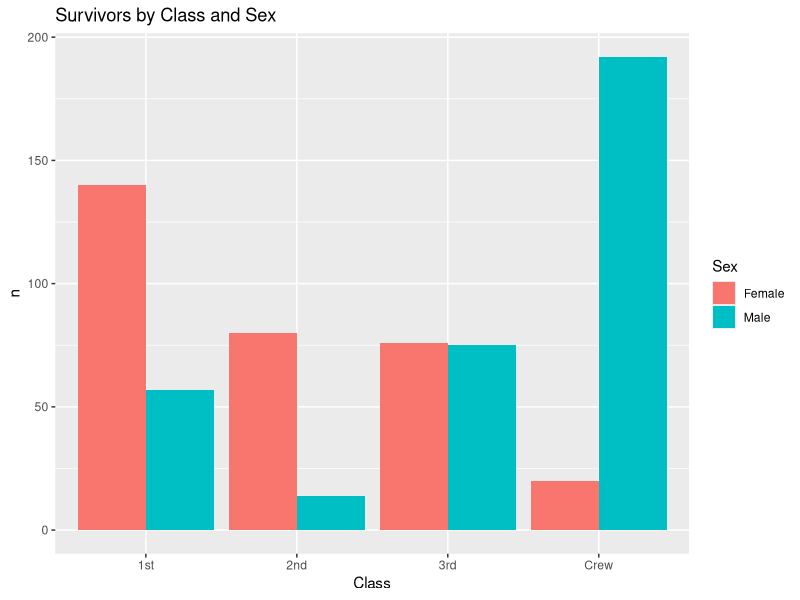
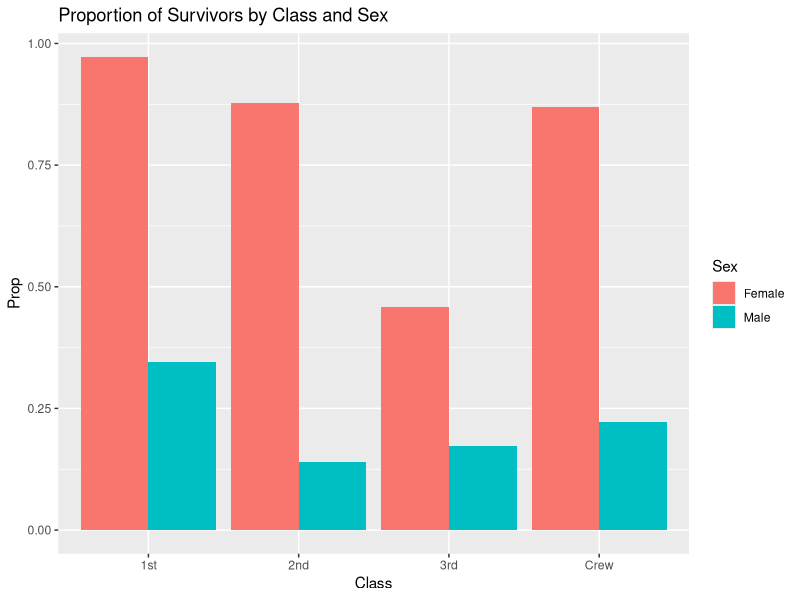
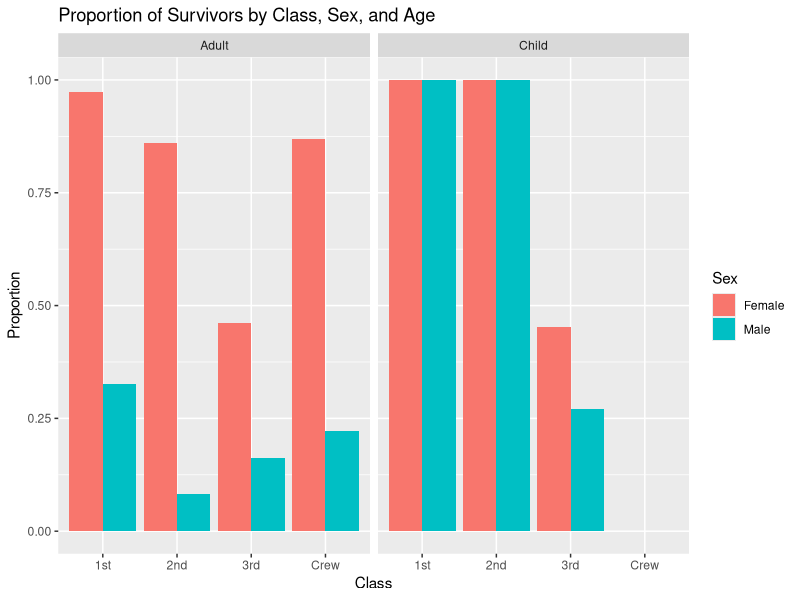

The R script that drew these images, in order:
## ---- chunk 1
library(tidyverse)

df_titanic <- as_tibble(Titanic)
## ---- chunk 2
## TASK: Perform a `glimpse` of df_titanic
glimpse(df_titanic)
## ---- chunk 3
## NOTE: No need to edit! We'll cover how to
## do this calculation in a later exercise.
df_titanic %>% summarize(total = sum(n))
## ---- chunk 4
## TASK: Visualize counts against `Class` and `Sex`
## TODO: Complete this code ``
ggplot(
  data = df_titanic |> filter(Survived == "Yes")
) +
  geom_col(
    mapping = aes(
      x = Class,
      y = n,
      fill = Sex
    ),
    position = "dodge"
  ) +
  labs(
    title = "Survivors by Class and Sex"
)
## ---- chunk 5
## NOTE: No need to edit! We'll cover how to
## do this calculation in a later exercise.
df_prop <-
  df_titanic %>%
  group_by(Class, Sex, Age) %>%
  mutate(
    Total = sum(n),
    Prop = n / Total
  ) %>%
  ungroup()
df_prop
## ---- chunk 6

ggplot(
  data = df_prop %>%
    filter(Survived == "Yes") %>%
    group_by(Class, Sex) %>%
    summarise(Prop = sum(n) / sum(Total))
) +
  geom_col(
    mapping = aes(
      x = Class,
      y = Prop,
      fill = Sex
    ),
    position = "dodge"
  ) +
  labs(
    title = "Proportion of Survivors by Class and Sex"
  )

## ---- chunk 7
ggplot(
  data = df_prop %>% filter(Survived == "Yes")
) +
  geom_col(
    mapping = aes(
      x = Class,
      y = Prop,
      fill = Sex
    ),
    position = "dodge"
  ) +
  facet_wrap(~ Age) +
  labs(
    title = "Proportion of Survivors by Class, Sex, and Age",
    x = "Class",
    y = "Proportion",
    fill = "Sex"
  )
